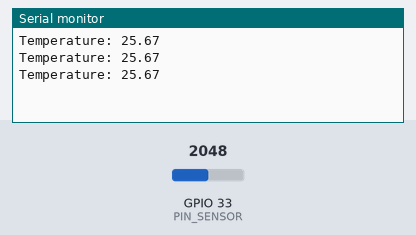
Bench run of a program on a simulated ESP32. On the bench: the last lines printed to the serial monitor. The inputs (shaded band) are chosen by the test bench; at power-on: GPIO 33 (PIN_SENSOR) = 2048.

Above: at 1.3 s.
1.4 s: GPIO 33 (PIN_SENSOR) set to 47
At 1.9 s:
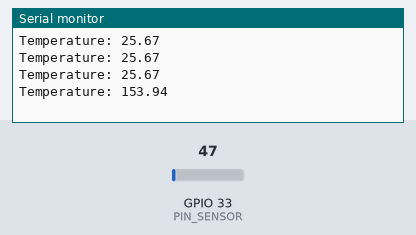
2.9 s: GPIO 33 (PIN_SENSOR) set to 38
At 3.4 s:
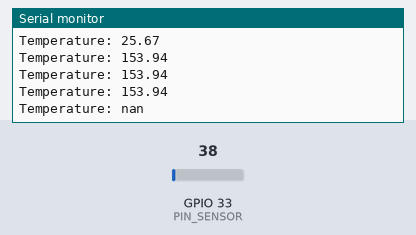

Measured:
- the behaviour switches between 42 and 41 on GPIO 33 (PIN_SENSOR) (found by bisection; images 1 and 2)
- after the input at 1.4 s, the serial monitor: prints a new line after 0.10 s (image 1)
- after the input at 2.9 s, the serial monitor: prints a new line after 0.10 s (image 2)

The program:

main.cpp
```cpp
/*---------------------------------------------------------------------------*\

    E ngineering | Bosch ETS: Engineering Technical School
    T echnical   | IIoT Training: Industrial Internet of Things
    S chool      | Powertrain Solutions @ Bosch Brazil

\*---------------------------------------------------------------------------*/

/*--- Includes ---*/
#include <Arduino.h>

/*--- Hardware mapping ---*/
const uint8_t PIN_SENSOR = 33;

/*--- Constants ---*/
const float VREF = 3.3f;
const uint32_t ADC_MAX = (1 << 12) - 1;
const float R1 = 10000.0f;

/*--- Variables ---*/
float voltage = 0.0f;
float resistence = 0.0f;
float temperature = 0.0f;

/*--- Functions ---*/
float temperatureNTC10K(float res)
{
    return -19.49123972f * log(res - 204.49123972f) + 208.78577114f;
}

float calibratedVoltage(float raw_voltage)
{
    const float a = -0.0591924f,
                b =  0.1815789f,
                c =  0.0267364f;

    return raw_voltage + ((a * raw_voltage + b) * raw_voltage + c);
}

/*--- Setup ---*/
void setup()
{
    // Hardware mapping
    pinMode(PIN_SENSOR, INPUT);

    // Serial communication
    Serial.begin(115200);
}

/*--- Loop ---*/
void loop()
{
    voltage = static_cast<float>(analogRead(PIN_SENSOR)) * VREF
              / static_cast<float>(ADC_MAX);
    voltage = calibratedVoltage(voltage);
    resistence = R1 * voltage / (VREF - voltage);
    temperature = temperatureNTC10K(resistence);

    Serial.print("Temperature: ");
    Serial.println(temperature);

    delay(500);
}
```
